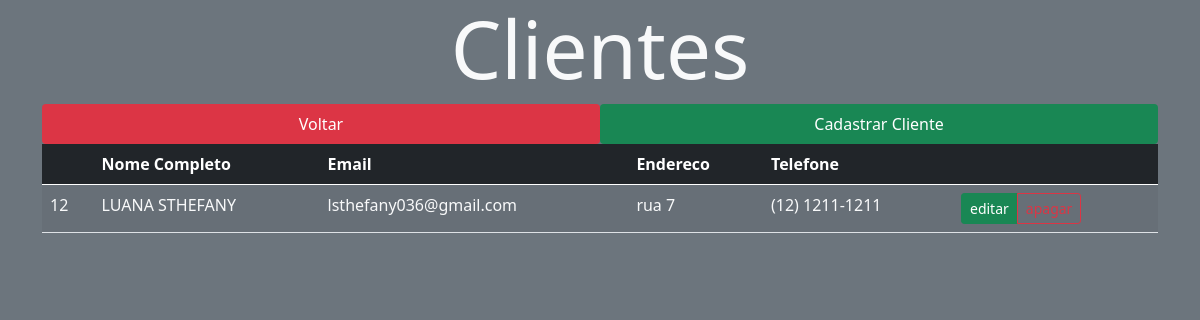
Before: /src/views/clientes.php with the older database file.
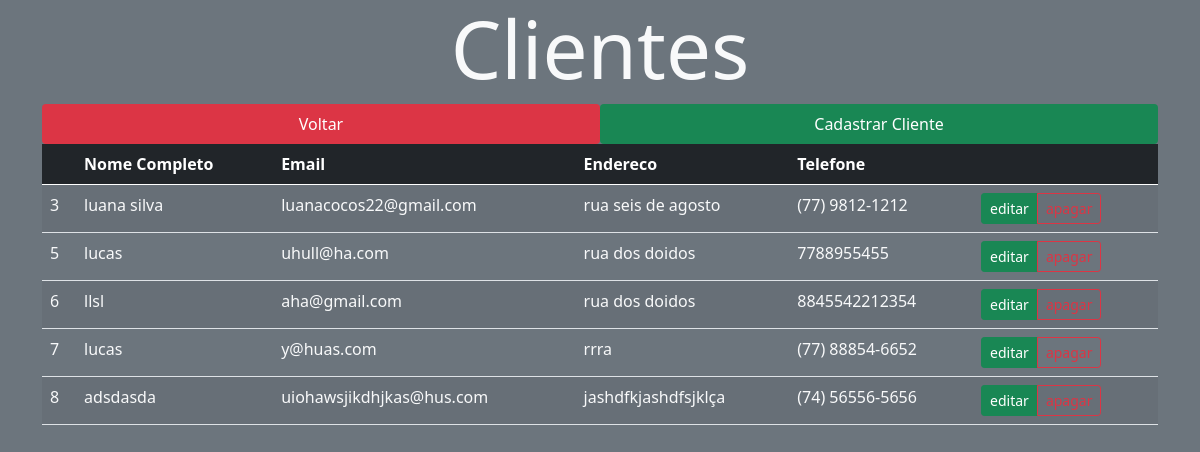
After: the same page with the newer database file.
### tables this page shows
CREATE TABLE `cliente` (
  `idcliente` int(11) NOT NULL,
  `nome` varchar(200) NOT NULL,
  `email` varchar(200) NOT NULL,
  `endereco` varchar(200) NOT NULL,
  `telefone` varchar(200) NOT NULL
);

### src/controller/ClientesController.php (called while the page is built, shortened)
<?php
require_once '../model/cliente.php';
require_once '../model/Database.php';
class ClientesController extends cliente
{
    protected $tabela = 'cliente';
    public function findAll()
    {
        $query = "SELECT * FROM $this->tabela";
        $stm = Database::prepare($query);
        $stm->execute();
        $clientes = array();
        foreach ($stm->fetchAll() as $cliente) {
            $clientes[] = new cliente($cliente->idcliente, $cliente->nome, $cliente->email, $cliente->endereco, $cliente->telefone);
        }
        return $clientes;
    }
}

### src/model/Database.php (called while the page is built, shortened)
<?php
class Database
{
    private static $instance;
    public static function getInstance()
    {
        if (!isset(self::$instance)) {
            try {
                self::$instance = new PDO('mysql:host=' . HOST . '; dbname=' . BASE, USER, PASS);
                self::$instance->setAttribute(PDO::ATTR_ERRMODE, PDO::ERRMODE_EXCEPTION);
                self::$instance->setAttribute(PDO::ATTR_DEFAULT_FETCH_MODE, PDO::FETCH_OBJ);
            } catch (PDOException $error) {
                echo $error->getMessage();
            }
        }
        return self::$instance;
    }
    public static function prepare($sql)
    {
        return self::getInstance()->prepare($sql);
    }
}

### src/model/cliente.php (called while the page is built, shortened)
<?php
class cliente
{
    private $idcliente;
    private $nome;
    private $email;
    private $endereco;
    private $telefone;
    public function __construct($idcliente, $nome, $email,$endereco,$telefone)
    {
        $this->idcliente = $idcliente;
        $this->nome = $nome;
        $this->email = $email;
        $this->endereco = $endereco;
        $this->telefone = $telefone;
    }
    public function getidcliente()
    {
        return $this->idcliente;
    }
    public function getNome()
    {
        return $this->nome;
    }
    public function getemail()
    {
        return $this->email;
    }
    public function getendereco()
    {
        return $this->endereco;
    }
    public function gettelefone()
    {
        return $this->telefone;
    }
}

### src/views/clientes.php (the view, shortened to what this page needs)
<?php
    require '../controller/ClientesController.php';
    $clientes = new ClientesController();
?>
<!DOCTYPE html>
<html lang="pt_br">
<head>
    <link href="https://cdn.jsdelivr.net/npm/bootstrap@5.0.1/dist/css/bootstrap.min.css" rel="stylesheet">
    <link rel="stylesheet" href="../../public/styles/main.css">
</head>
<body class="bg-secondary">
    <div class="container">
        <h1 class="display-1 text-center text-light">Clientes</h1>
        <nav class="nav nav-pills nav-justified ">
            <a href="../../index.php" class="nav-item nav-link active bg-danger" >Voltar </a>
            <a href="./cadastrarCliente.php"  class="nav-item nav-link active bg-success">Cadastrar Cliente</a>
        </nav>
        <table class="table table-striped " id="table">
            <thead class="table-dark">
                <tr>
                    <th></th>
                    <th>Nome Completo</th>
                    <th>Email</th>
                    <th>Endereco</th>
                    <th>Telefone</th>
                    <th> </th>
                </tr>
            </thead>
            <tbody>
                <?php
                foreach ($clientes->findAll() as $cliente) : ?>
                    <tr class=" text-light">
                        <td> <?= $cliente->getidcliente() ?> </td>
                        <td> <?= $cliente->getNome() ?> </td>
                        <td> <?= $cliente->getemail() ?> </td>
                        <td> <?= $cliente->getendereco() ?> </td>
                        <td> <?= $cliente->gettelefone() ?> </td>
                        <td>
                            <div class="btn-group btn-group-sm">
                                <a href="./editarCliente.php?id=<?= $cliente->getidcliente() ?>" class="btn btn-success">editar</a><br>
                                <a href="./apagarCliente.php?id=<?= $cliente->getidcliente() ?>" onclick="return confirm('Tem certeza de que deseja excluir este item?');"class="btn btn-outline-danger">apagar</a>
                            </div>
                        </td>
                    </tr>
                <?php endforeach; ?>
            </tbody>
        </table>
    </div>
</body>
</html>

Changed rows visible on the page:
removed cliente: idcliente "12", nome "LUANA STHEFANY", email "lsthefany036@gmail.com", endereco "rua 7", telefone "(12) 1211-1211"
added cliente: idcliente "3", nome "luana silva", email "luanacocos22@gmail.com", endereco "rua seis de agosto", telefone "(77) 9812-1212"
added cliente: idcliente "5", nome "lucas", email "uhull@ha.com", endereco "rua dos doidos", telefone "7788955455"
added cliente: idcliente "6", nome "llsl", email "aha@gmail.com", endereco "rua dos doidos", telefone "8845542212354"
added cliente: idcliente "7", nome "lucas", email "y@huas.com", endereco "rrra", telefone "(77) 88854-6652"
added cliente: idcliente "8", nome "adsdasda", email "uiohawsjikdhjkas@hus.com", endereco "jashdfkjashdfsjklça", telefone "(74) 56556-5656"
